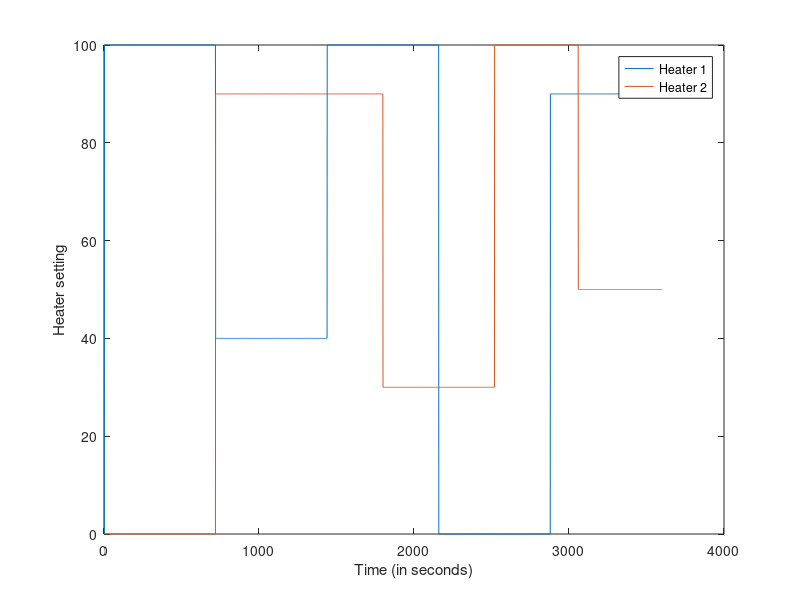

Write the MATLAB code that produced this figure.
%% helper script for setting and visualizing heater inputs
clear all; close all; clc

time = 60;              % simulation time in min
loops = time*60;        % simulation time in seconds
time = 1:1:loops;
Q1 = zeros(loops,1);    
Q2 = zeros(loops,1);   

% set heating values for heater 1
% column 1 and 2: interval begin and end as fraction of total time
% column 3: heater setting for the corresponding interval
set_h1 =    [.001    .2      100;
             .2     .4      40;
             .4     .6      100;
             .6     .8      0;
             .8     1       90];

% adjust level for heater 1
for ii = 1:size(set_h1,1)
    Q1(floor(set_h1(ii,1)*loops):ceil(set_h1(ii,2)*loops),1) = set_h1(ii,3);
end
    
% set heating values for heater 2
% column 1 and 2: interval begin and end as fraction of total time
% column 3: heater setting for the corresponding interval
set_h2 =    [.001    .2      0;
             .2     .5      90;
             .5     .7      30;
             .7     .85     100;
             .85     1      50];

% adjust level for heater 2
for ii = 1:size(set_h2,1)
    Q2(floor(set_h2(ii,1)*loops):ceil(set_h2(ii,2)*loops),1) = set_h2(ii,3);
end

Q = [Q1 Q2];

% plot heater input
plot(time,Q)
ylabel('Heater setting');
xlabel('Time (in seconds)');
legend('Heater 1','Heater 2')

save('semirandom_heater_input','Q');